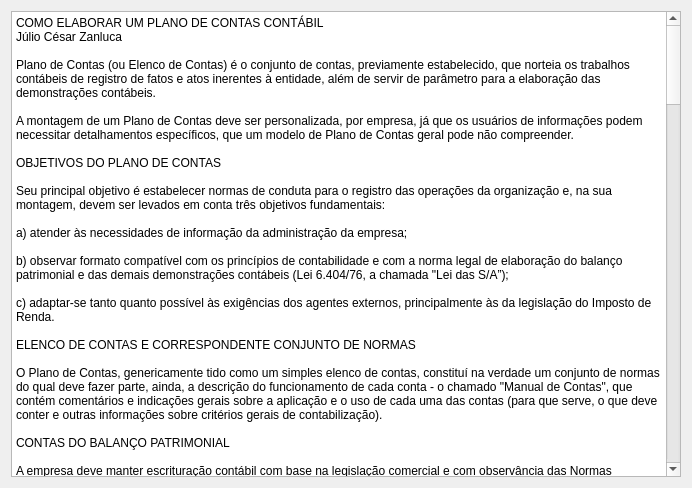
<?xml version="1.0" encoding="UTF-8"?>
<ui version="4.0">
 <class>HomeInicio</class>
 <widget class="QWidget" name="HomeInicio">
  <property name="geometry">
   <rect>
    <x>0</x>
    <y>0</y>
    <width>692</width>
    <height>488</height>
   </rect>
  </property>
  <property name="windowTitle">
   <string>Form</string>
  </property>
  <layout class="QVBoxLayout" name="verticalLayout">
   <item>
    <widget class="QPlainTextEdit" name="plainTextEdit">
     <property name="styleSheet">
      <string notr="true">background-image: url(:/images/duvida.jpg) no repeat;</string>
     </property>
     <property name="documentTitle">
      <string>Plano de Contas</string>
     </property>
     <property name="readOnly">
      <bool>true</bool>
     </property>
     <property name="plainText">
      <string>COMO ELABORAR UM PLANO DE CONTAS CONTÁBIL
Júlio César Zanluca

Plano de Contas (ou Elenco de Contas) é o conjunto de contas, previamente estabelecido, que norteia os trabalhos contábeis de registro de fatos e atos inerentes à entidade, além de servir de parâmetro para a elaboração das demonstrações contábeis.
 
A montagem de um Plano de Contas deve ser personalizada, por empresa, já que os usuários de informações podem necessitar detalhamentos específicos, que um modelo de Plano de Contas geral pode não compreender.
 
OBJETIVOS DO PLANO DE CONTAS
 
Seu principal objetivo é estabelecer normas de conduta para o registro das operações da organização e, na sua montagem, devem ser levados em conta três objetivos fundamentais:
 
a) atender às necessidades de informação da administração da empresa;
 
b) observar formato compatível com os princípios de contabilidade e com a norma legal de elaboração do balanço patrimonial e das demais de­monstrações contábeis (Lei 6.404/76, a chamada &quot;Lei das S/A”);
 
c) adaptar-se tanto quanto possível às exigências dos agentes externos, principalmente às da legislação do Imposto de Renda.
 
ELENCO DE CONTAS E CORRESPONDENTE CONJUNTO DE NORMAS
 
O Plano de Contas, genericamente tido como um simples elenco de contas, constituí na verdade um conjunto de normas do qual deve fazer parte, ainda, a descrição do funcionamento de cada conta - o chamado &quot;Manual de Contas&quot;, que contém comentários e indicações gerais sobre a aplicação e o uso de cada uma das contas (para que serve, o que deve conter e outras informações sobre critérios gerais de contabilização).
 
CONTAS DO BALANÇO PATRIMONIAL
 
A empresa deve manter escrituração contábil com base na legislação comercial e com observância das Normas Brasileiras de Contabilidade.
 
O balanço patrimonial é uma das demonstrações contábeis que visa a evidenciar, de forma sintética, a situação patrimonial da empresa e dos atos e fatos consignados na escrituração contábil.
 
Essa demonstração deve ser estruturada de acordo com os preceitos da Lei 6.404/76 (chamada “Lei das S/A”) e segundo os Princípios Fundamentais de Contabilidade.
 
Tal estrutura de contas, dentro do conceito legal da própria Lei 6.404/76 (artigos 176 a 182 e artigo 187), em síntese, se compõe de:

Como exemplo, temos a conta &quot;Caixa&quot;, que registrará o dinheiro em espécie (papel-moeda) disponível na tesouraria da empresa. Trata-se de uma conta do Ativo Circulante, subgrupo Disponibilidades.
 
Sugiro que o Plano de Contas contenha, no mínimo, 4 (quatro) níveis:

Nível 1:
 
Ativo, Passivo, Patrimônio Líquido, Receitas, Custos e Despesas.

Nível 2:
 
Ativo: Circulante, Não Circulante / Passivo e Patrimônio Líquido: Circulante, Não Circulante e Patrimônio Líquido. / Receitas: Receita Bruta, Deduções da Receita Bruta, Outras Receitas Operacionais / Custos e Despesas Operacionais.

Nível 3: Contas que evidenciem os grupos a que se referem, como por exemplo:

Nível 1 - Ativo
Nível 2 - Ativo Circulante
Nível 3 - Bancos Conta Movimento

Nível 4: Sub-contas que evidenciem o tipo de registro contabilizado, como por exemplo:

Nível 1 - Ativo
Nível 2 - Ativo Circulante
Nível 3 - Bancos Conta Movimento
Nível 4 - Banco A
 
Abaixo, segue um exemplo bem simples de uma estrutura de plano de contas em 4 níveis:
 
1 ATIVO

1.1 ATIVO CIRCULANTE
1.1.1 Caixa
1.1.1.01 Caixa Geral
1.1.2 Bancos C/Movimento
1.1.2.01 Banco Alfa
1.1.3 Contas a Receber
1.1.3.01 Clientes
1.1.3.02 Outras Contas a Receber
1.1.3.09(-) Duplicatas Descontadas
1.1.4 Estoques
1.1.4.01 Mercadorias
1.1.4.02 Produtos Acabados
1.1.4.03 Insumos
1.1.4.04 Outros

1.2 NÃO CIRCULANTE
1.2.1 Contas a Receber
1.2.1.01 Clientes
1.2.1.02 Outras Contas
1.2.2 INVESTIMENTOS
1.2.2.01 Participações Societárias
1.2.3 IMOBILIZADO
1.2.3.01 Terrenos
1.2.3.02 Construções e Benfeitorias
1.2.3.03 Máquinas e Ferramentas
1.2.3.04 Veículos
1.2.3.05 Móveis
1.2.3.98 (-) Depreciação Acumulada
1.2.3.99 (-) Amortização Acumulada
1.2.4 INTANGÍVEL
1.2.4.01 Marcas
1.2.4.02 Softwares
1.2.4.99 (-) Amortização Acumulada

2 PASSIVO

2.1 CIRCULANTE
2.1.1 Impostos e Contribuições a Recolher
2.1.1.01 Simples a Recolher
2.1.1.02 INSS
2.1.1.03 FGTS
2.1.2 Contas a Pagar
2.1.2.01 Fornecedores
2.1.2.02 Outras Contas
2.1.3 Empréstimos Bancários
2.1.3.01 Banco A - Operação X

2.2 NÃO CIRCULANTE
2.2.1 Empréstimos Bancários
2.2.1.01 Banco A - Operação X

2.3 PATRIMÔNIO LÍQUIDO
2.3.1 Capital Social
2.3.2.01 Capital Social Subscrito
2.3.2.02 Capital Social a Realizar
2.3.2. Reservas
2.3.2.01 Reservas de Capital
2.3.2.02 Reservas de Lucros
2.3.3 Prejuízos Acumulados
2.3.3.01 Prejuízos Acumulados de Exercícios Anteriores
2.3.3.02 Prejuízos do Exercício Atual

3 CUSTOS E DESPESAS

3.1 Custos dos Produtos Vendidos
3.1.1 Custos dos Materiais
3.1.1.01 Custos dos Materiais Aplicados
3.1.2 Custos da Mão-de-Obra
3.1.2.01 Salários
3.1.2.02 Encargos Sociais

3.2 Custo das Mercadorias Vendidas
3.2.1 Custo das Mercadorias
3.2.1.01 Custo das Mercadorias Vendidas

3.3 Custo dos Serviços Prestados
3.3.1 Custo dos Serviços
3.3.1.01 Materiais Aplicados
3.3.1.02 Mão-de-Obra
3.3.1.03 Encargos Sociais

3.4 Despesas Operacionais
3.4.1 Despesas Gerais
3. 4.1.01 Mão-de-Obra
3.4.1.02 Encargos Sociais
3.4.1.03 Aluguéis

3.5 Perdas de Capital
3.5.1 Baixa de Bens do Ativo Não Circulante
3.5.1.01 Custos de Alienação de Investimentos
3.5.1.02 Custos de Alienação do Imobilizado

4 RECEITAS

4.1 Receita Líquida
4.1.1 Receita Bruta de Vendas
4.1.1.01 De Mercadorias
4.1.1.02 De Produtos
4.1.1.03 De Serviços Prestados
4.1.2 Deduções da Receita Bruta
4.1.2.01 Devoluções
4.1.2.02 Serviços Cancelados

4.2 Outras Receitas Operacionais
4.2.1 Vendas de Ativos Não Circulantes
4.2.1.01 Receitas de Alienação de Investimentos
4.2.1.02 Receitas de Alienação do Imobilizado</string>
     </property>
    </widget>
   </item>
  </layout>
 </widget>
 <resources/>
 <connections/>
</ui>
